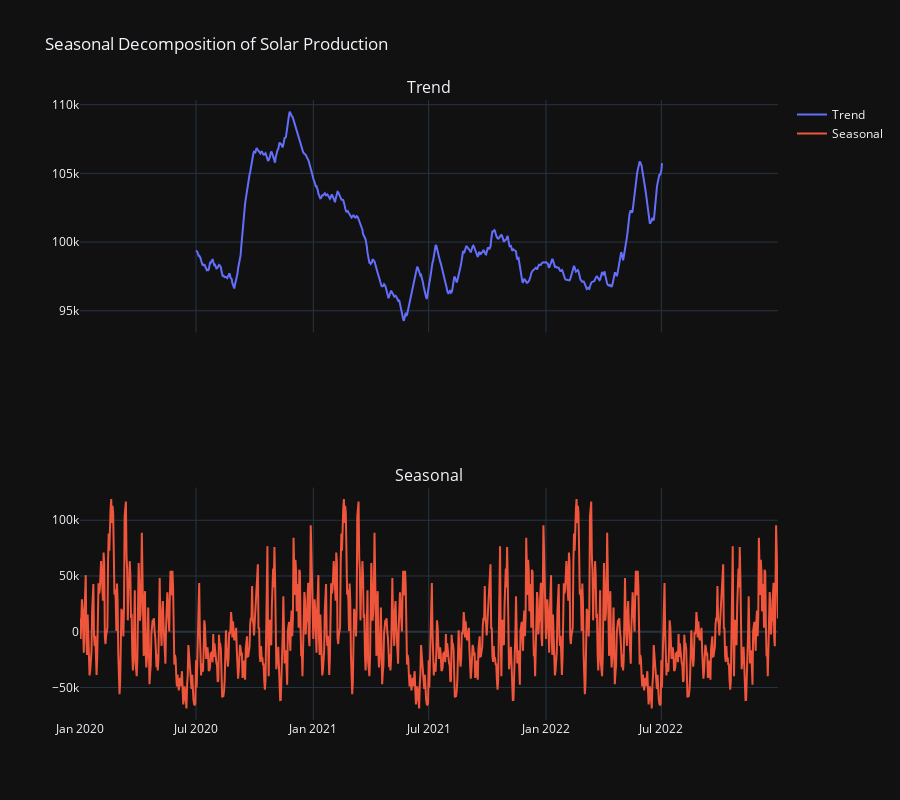

Notebook cell for this chart:
### Markdown cell above
### *Wind Data*

### Code cell
result = seasonal_decompose(wind_daily['Wind_Production'], model='additive', period=365)

fig = sp.make_subplots(rows=2, cols=1, shared_xaxes=True,
                       subplot_titles=['Trend', 'Seasonal'])

fig.add_trace(go.Scatter(x=wind_daily.index, y=result.trend, mode='lines', name='Trend'), row=1, col=1)
fig.add_trace(go.Scatter(x=wind_daily.index, y=result.seasonal, mode='lines', name='Seasonal'), row=2, col=1)

fig.update_layout(template='plotly_dark', height=800, title='Seasonal Decomposition of Solar Production')
fig.show()

### Figure 1 — Plotly figure (JSON) as saved in the notebook; plotly's stock layout.template omitted (floating-point values rounded to 4 significant figures; data arrays with more than 128 entries replaced by an {"elided": "..."} marker saying what was removed)
{"data": [{"mode": "lines", "name": "Trend", "type": "scatter", "x": {"elided": "1096 str values"}, "xaxis": "x", "y": {"elided": "1096 float values"}, "yaxis": "y"}, {"mode": "lines", "name": "Seasonal", "type": "scatter", "x": {"elided": "1096 str values"}, "xaxis": "x2", "y": {"elided": "1096 float values"}, "yaxis": "y2"}], "layout": {"annotations": [{"font": {"size": 16}, "showarrow": false, "text": "Trend", "x": 0.5, "xanchor": "center", "xref": "paper", "y": 1, "yanchor": "bottom", "yref": "paper"}, {"font": {"size": 16}, "showarrow": false, "text": "Seasonal", "x": 0.5, "xanchor": "center", "xref": "paper", "y": 0.375, "yanchor": "bottom", "yref": "paper"}], "height": 800, "title": {"text": "Seasonal Decomposition of Solar Production"}, "xaxis": {"anchor": "y", "domain": [0, 1], "matches": "x2", "showticklabels": false}, "xaxis2": {"anchor": "y2", "domain": [0, 1]}, "yaxis": {"anchor": "x", "domain": [0.625, 1]}, "yaxis2": {"anchor": "x2", "domain": [0, 0.375]}}}
